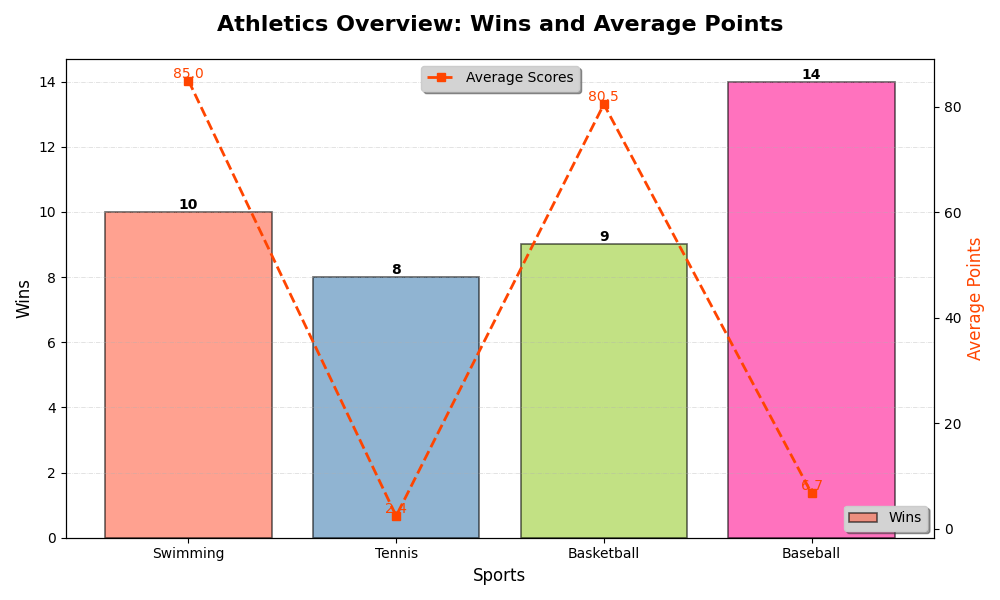

Generate this figure with Python:
import matplotlib.pyplot as plt
import numpy as np

sports = ['Swimming', 'Tennis', 'Basketball', 'Baseball']
wins = [10, 8, 9, 14]
avg_scores = [85.0, 2.4, 80.5, 6.7]
colors = ['#FF6347', '#4682B4', '#9ACD32', '#FF1493']  # New set of colors

fig, ax1 = plt.subplots(figsize=(10, 6))

bars = ax1.bar(sports, wins, color=colors, alpha=0.6, edgecolor='black', linewidth=1.2)

ax2 = ax1.twinx()
ax2.plot(sports, avg_scores, color='#FF4500', marker='s', linestyle='--', linewidth=2, label='Average Scores')  # New line color

ax1.set_title('Athletics Overview: Wins and Average Points', fontsize=16, fontweight='bold', pad=20)
ax1.set_xlabel('Sports', fontsize=12)
ax1.set_ylabel('Wins', fontsize=12)
ax2.set_ylabel('Average Points', fontsize=12, color='#FF4500')

for bar in bars:
    yval = bar.get_height()
    ax1.text(bar.get_x() + bar.get_width() / 2, yval, int(yval), ha='center', va='bottom', fontsize=10, fontweight='bold')

for i, value in enumerate(avg_scores):
    ax2.text(i, value, f'{value}', color='#FF4500', fontsize=10, ha='center', va='bottom')

ax1.yaxis.grid(True, linestyle='-.', linewidth=0.5, alpha=0.5)

ax1.legend(['Wins'], loc='lower right', frameon=True, shadow=True, facecolor='lightgrey')
ax2.legend(loc='upper center', frameon=True, shadow=True, facecolor='lightgrey')

plt.tight_layout()
plt.show()
